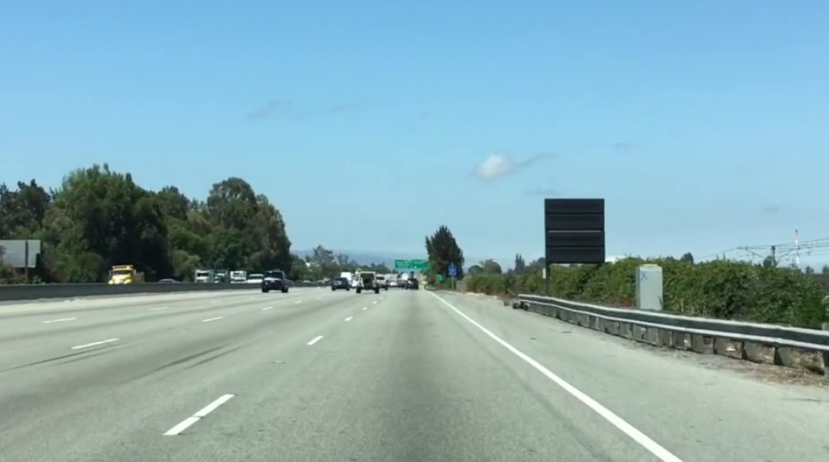
#> input picture test.png, 829 x 462 px
$ python findline.py
#> lines starting #> are read from the running program, lines starting #| are printed output that depends on the picture; after the words box and inside, x2 and y2 are one past the last pixel; in counts of white or black regions, pixels touching at a corner belong together
# coding:utf-8
# findline with color
import matplotlib.pyplot as plt
import matplotlib.image as mpimg
import numpy as np
image = mpimg.imread('test.png')
#> image is the input picture: shape (462, 829, 4) float32; mean R, G, B, A 0.53, 0.67, 0.7, 1
# type判断类型
print('this image is :', type(image), 'with dimensions: ', image.shape)
#| this image is : <class 'numpy.ndarray'> with dimensions:  (462, 829, 4)
ysize = image.shape[0]
#> ysize = 462
xsize = image.shape[1]
#> xsize = 829
region_select = np.copy(image)
color_select = np.copy(image)

left_bottom = [0, 462]
right_bottom = [829, 462]
apex = [414.5, 280]
fit_left = np.polyfit((left_bottom[0], apex[0]), (left_bottom[1], apex[1]), 1)
fit_right = np.polyfit((right_bottom[0], apex[0]), (right_bottom[1], apex[1]), 1)
fit_bottom = np.polyfit((left_bottom[0], right_bottom[0]), (left_bottom[1], right_bottom[1]), 1)
xx, yy = np.meshgrid(np.arange(0, xsize), np.arange(0, ysize))
region_thresholds = (yy > (xx * fit_left[0] + fit_left[1])) & \
                    (yy > (xx * fit_right[0] + fit_right[1])) & \
                    (yy < (xx * fit_bottom[0] + fit_bottom[1]))

red_threshold = 0.85
green_threshold = 0.85
blue_threshold = 0.85
rgb_threshold = [red_threshold, green_threshold, blue_threshold]
color_thresholds = (image[:, :, 0] < rgb_threshold[0])\
             | (image[:, :, 1] < rgb_threshold[1]) \
             | (image[:, :, 2] < rgb_threshold[2])
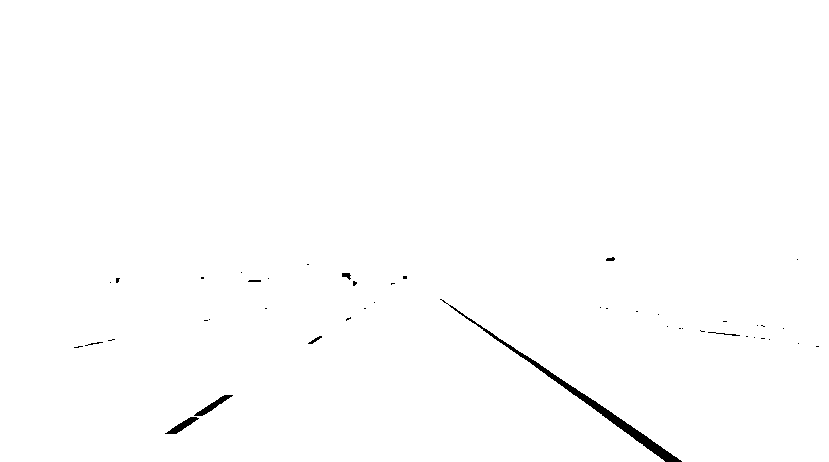
#> color_thresholds: shape (462, 829) bool; 99.4% white; 45 black regions (36 under 20 px), largest, box (x1, y1, x2, y2) and area: (440, 299, 682, 462) 1541, (194, 395, 233, 416) 212, (165, 417, 199, 434) 195

color_select[color_thresholds] = [0, 0, 0, 1]
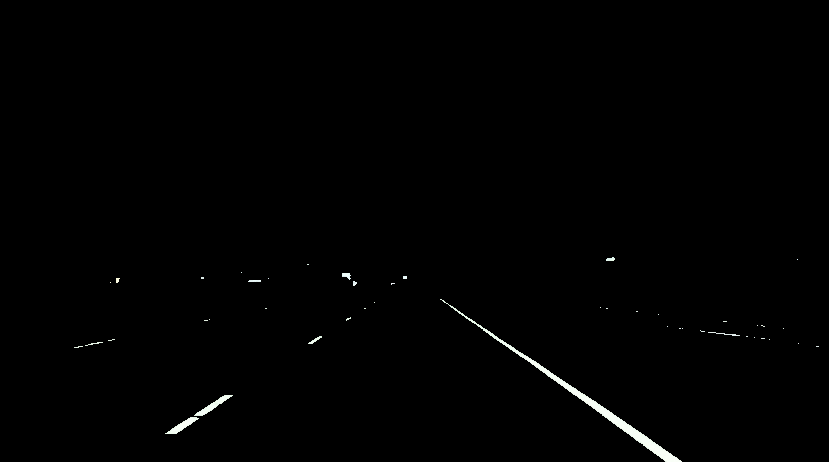
#> color_select: shape (462, 829, 4) float32; mean R, G, B, A 0.00557, 0.00579, 0.00557, 1
region_select[~color_thresholds & region_thresholds] = [255, 0, 0, 1]
#> region_select: shape (462, 829, 4) float32; 0.52% of pixels changed, all inside (x1, y1, x2, y2) = (165, 299, 682, 462)
# plt.imshow(color_select)
plt.imshow(region_select)

plt.show()
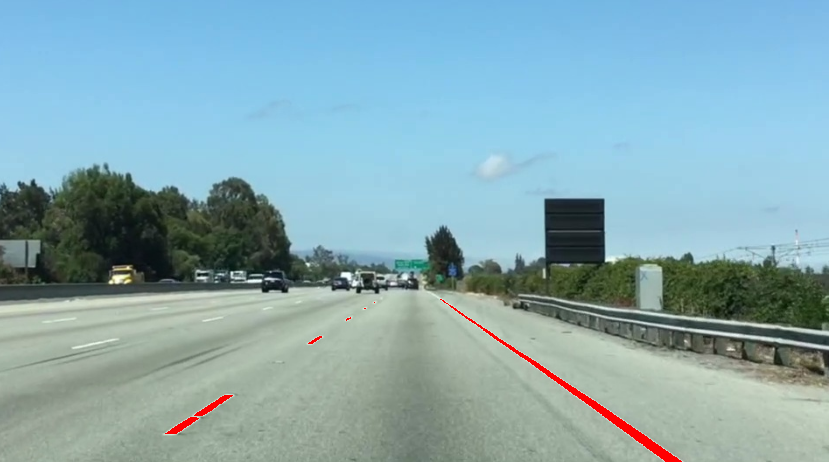
#> shown: shape (462, 829, 4) float32; mean R, G, B, A 0.531, 0.665, 0.695, 1
plt.show()

$ run again, with exit_ramp.PNG copied over test.png
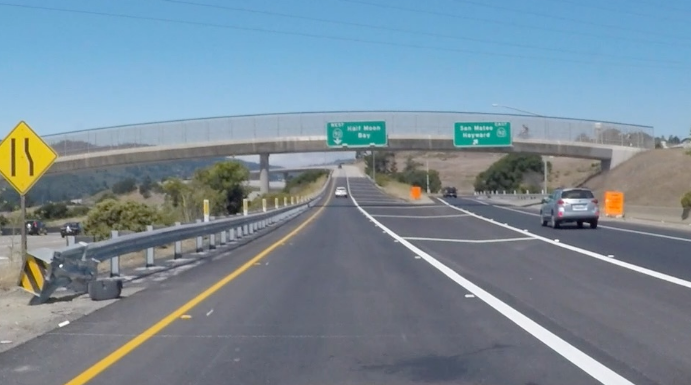
#> input picture exit_ramp.PNG, 691 x 385 px
#> image is the input picture: shape (385, 691, 4) float32; mean R, G, B, A 0.477, 0.548, 0.597, 1
#| this image is : <class 'numpy.ndarray'> with dimensions:  (385, 691, 4)
#> `color_thresholds = (image[:, :, 0] < rgb_threshold[0])\ | (image[:, :,..`:
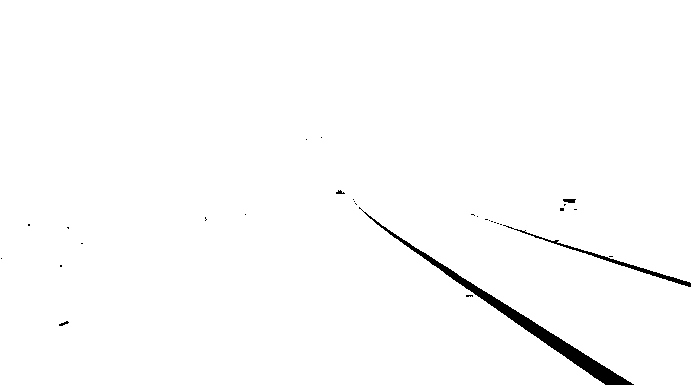
#> color_thresholds: shape (385, 691) bool; 98.7% white; 30 black regions (25 under 20 px), largest, box (x1, y1, x2, y2) and area: (359, 207, 634, 385) 2647, (503, 225, 691, 287) 588, (563, 199, 576, 203) 43, (59, 321, 69, 326) 24, (336, 190, 345, 194) 22
#> region_select: shape (385, 691, 4) float32; 0.41% of pixels changed, all inside (x1, y1, x2, y2) = (525, 329, 634, 385)
#> `plt.show()`:
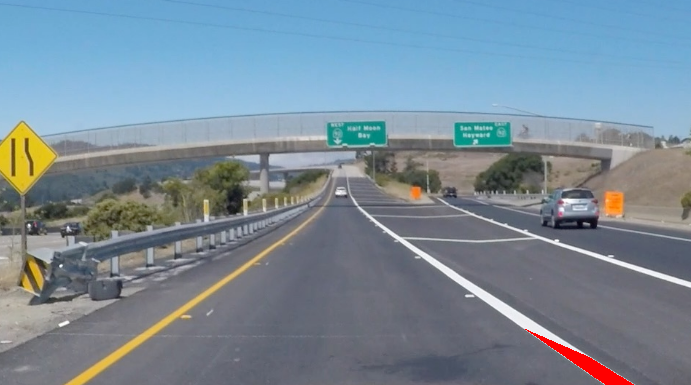
#> shown: shape (385, 691, 4) float32; mean R, G, B, A 0.477, 0.544, 0.593, 1

$ run again, with wang.png copied over test.png
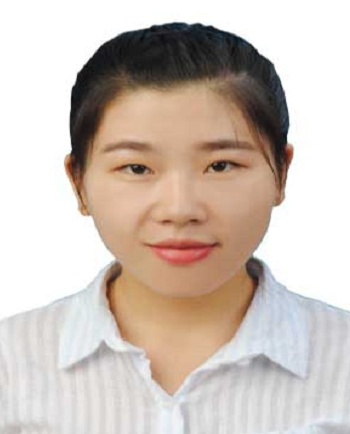
#> input picture wang.png, 350 x 434 px
#> image is the input picture: shape (434, 350, 4) float32; mean R, G, B, A 0.806, 0.758, 0.724, 1
#| this image is : <class 'numpy.ndarray'> with dimensions:  (434, 350, 4)
#> `color_thresholds = (image[:, :, 0] < rgb_threshold[0])\ | (image[:, :,..`:
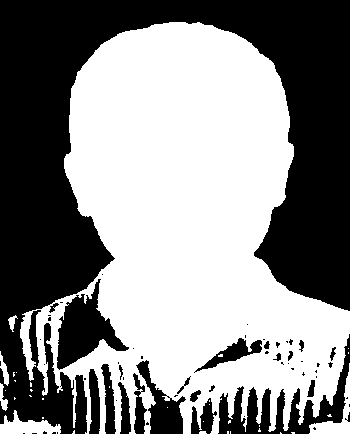
#> color_thresholds: shape (434, 350) bool; 53.7% white; 62 black regions (40 under 20 px), largest, box (x1, y1, x2, y2) and area: (0, 0, 350, 434) 58571, (218, 334, 350, 434) 3579, (57, 279, 129, 370) 2885
#> region_select: shape (434, 350, 4) float32; 4.43% of pixels changed, all inside (x1, y1, x2, y2) = (67, 309, 350, 434)
#> `plt.show()`:
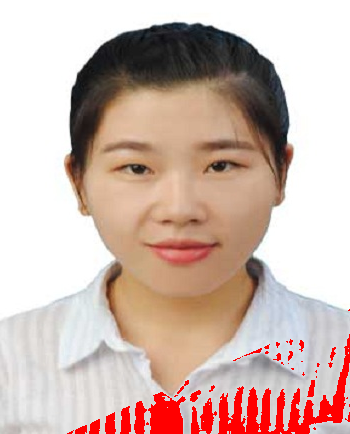
#> shown: shape (434, 350, 4) float32; mean R, G, B, A 0.811, 0.719, 0.685, 1
